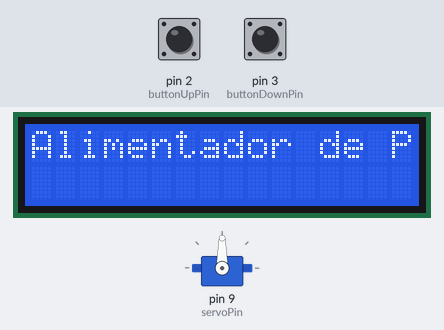
The sketch below on a simulated Arduino Uno, built with avr-gcc and run on an emulated ATmega328P. Parts: 16×2 character LCD, servo. The test bench sets the inputs (shaded band); at power-on: pin 2 (buttonUpPin) HIGH, pin 3 (buttonDownPin) HIGH. The local clock reads 2024-03-15 10:24:30 at power-on unless the sketch sets it.

Above: at 0.1 s.
At 2.1 s:
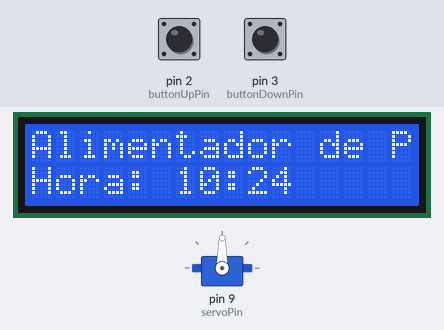
At 30.5 s:
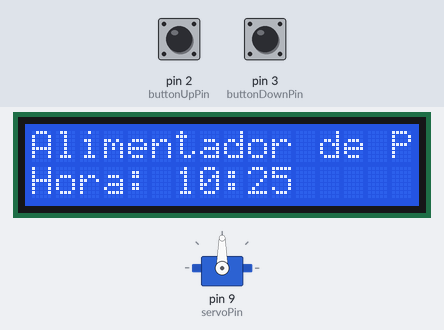
At 90.2 s:
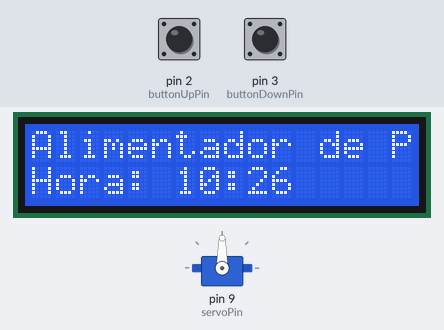

The sketch:

alimentador-de-pet.ino
```cpp
#include <Wire.h>
#include <LiquidCrystal_I2C.h>
#include <RTClib.h>
#include <Servo.h>

// Definições do display LCD
LiquidCrystal_I2C lcd(0x27, 16, 2); // Endereço I2C do LCD (pode ser 0x27 ou 0x3F)

// Definições do RTC
RTC_DS3231 rtc;

// Definições do servo
Servo myServo;
const int servoPin = 9;

// Botões
const int buttonUpPin = 2;   // Botão para aumentar a hora
const int buttonDownPin = 3; // Botão para diminuir a hora

// Variáveis
int hourToFeed = 12; // Hora padrão para alimentar
int minuteToFeed = 0; // Minuto padrão para alimentar
bool feeding = false; // Estado do alimentador

void setup() {
    Serial.begin(9600);
    lcd.begin();
    rtc.begin();
    myServo.attach(servoPin);

    pinMode(buttonUpPin, INPUT_PULLUP);
    pinMode(buttonDownPin, INPUT_PULLUP);

    // Verifica se o RTC está funcionando
    if (!rtc.isrunning()) {
        Serial.println("RTC não está funcionando!");
        // Inicializa o RTC com a data e hora atual
        rtc.adjust(DateTime(F(__DATE__), F(__TIME__)));
    }

    lcd.print("Alimentador de Pets");
    delay(2000);
}

void loop() {
    // Atualiza a hora atual
    DateTime now = rtc.now();

    // Exibe a hora e os minutos no LCD
    lcd.setCursor(0, 1);
    lcd.print("Hora: ");
    lcd.print(now.hour());
    lcd.print(":");
    lcd.print(now.minute());

    // Verifica se é hora de alimentar
    if (now.hour() == hourToFeed && now.minute() == minuteToFeed && !feeding) {
        myServo.write(90); // Abre o compartimento
        delay(5000);       // Mantém aberto por 5 segundos
        myServo.write(0);  // Fecha o compartimento
        feeding = true;    // Marca como alimentado
    }

    // Verifica os botões para ajustar a hora
    if (digitalRead(buttonUpPin) == LOW) {
        hourToFeed = (hourToFeed + 1) % 24; // Aumenta a hora
        delay(200); // Debounce
    }
    if (digitalRead(buttonDownPin) == LOW) {
        hourToFeed = (hourToFeed - 1 + 24) % 24; // Diminui a hora
        delay(200); // Debounce
    }

    // Reset de alimentação
    if (now.minute() != minuteToFeed) {
        feeding = false; // Reseta o estado de alimentação
    }

    delay(1000); // Atualiza a cada segundo
}
```

Measured:
- what the display in image 1 shows lasts 28.3 s, from 2.1 s to 30.4 s
- what the display in image 2 shows lasts 59.8 s, from 30.4 s to 90.2 s
